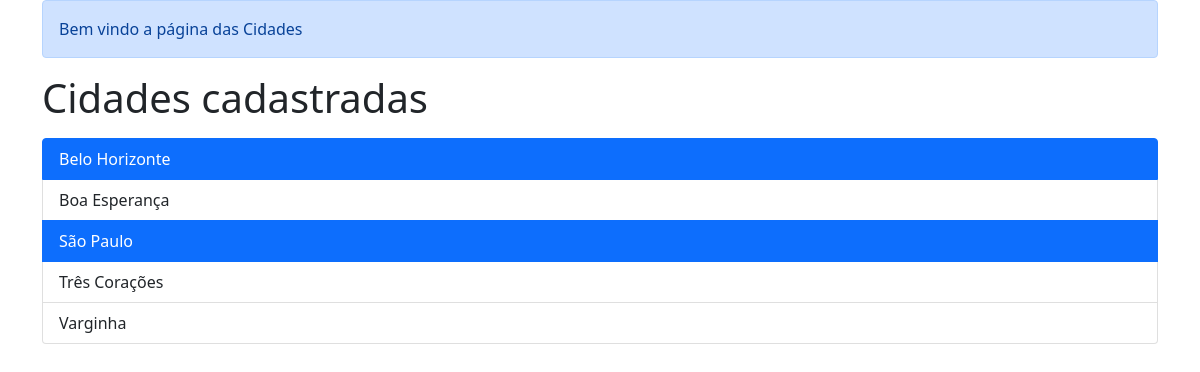
The app's page /, older data.
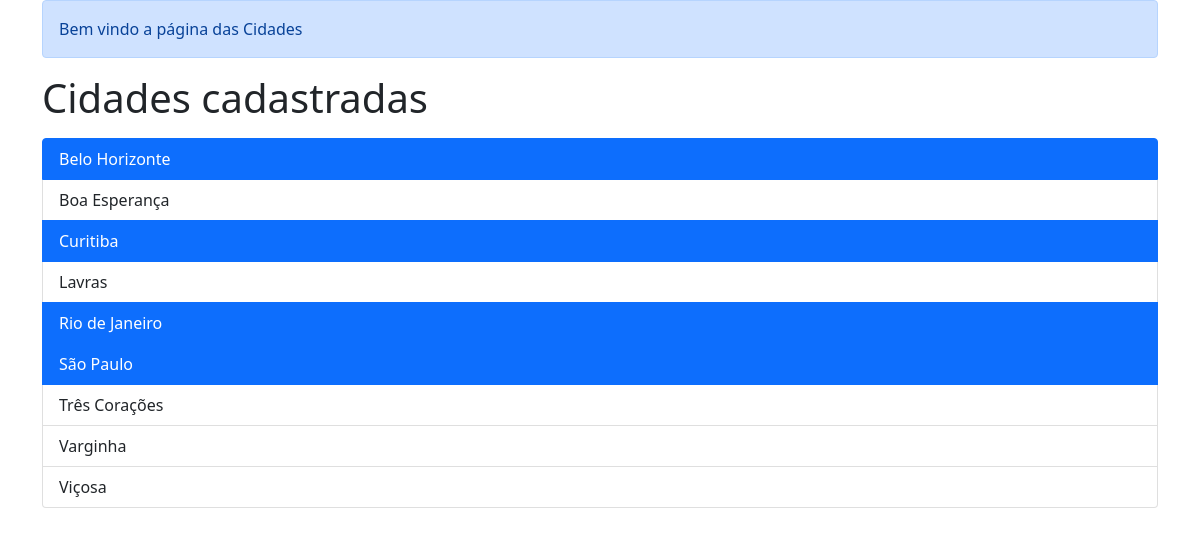
The same page, newer data.
### cadastros/models.py (models this page shows, shortened)
class Cidade(models.Model):
    estado = models.ForeignKey(Estado, on_delete=models.PROTECT, null=True, blank=False)
    nome = models.CharField(max_length=100, unique=True)
    capital = models.BooleanField(default=False, help_text=" Marcar se a cidade for capital.")
    class Meta:
        verbose_name = 'Cidade'
        verbose_name_plural = 'Cidades'

### cadastros/views.py (the view)
# urls.py: path('', CidadeList.as_view(), name='cidades-list'),
class CidadeList(CidadesBaseView):
    queryset = Cidade.objects.all().order_by('nome')
    context_object_name = 'cidades'
    template_name = 'cadastros/lista_cidades.html'

### cadastros/views.py (called while the page is built)
    def get_context_data(self, **kwargs):
        context = super().get_context_data(**kwargs)
        context['titulo'] = 'Cidades'
        return context

### cadastros/templates/cadastros/lista_cidades.html (shortened to what this page needs)
{% extends 'base.html' %}
{% block conteudo %}
<h1>Cidades cadastradas</h1>
    <ul class="list-group">
        {% for cidade in cidades %}
        <a class="list-group-item{% if cidade.capital %} active {% endif %}" href="{% url 'cidades-detalhe' cidade.id%}">{{cidade.nome}}</a>
        {% endfor %}
    </ul>
{% endblock %}

### templates/base.html (shortened to what this page needs)
<!DOCTYPE html>
<html lang="en">
<head>
    <link href="https://cdn.jsdelivr.net/npm/bootstrap@5.1.3/dist/css/bootstrap.min.css" rel="stylesheet">
</head>
<body>
<div class="container">
    <div class="alert alert-primary" role="alert">Bem vindo a página das Cidades</div>
    {% block conteudo %}
    {% endblock %}
</div>
</body>
</html>

Row changes from the older to the newer data that the page shows:
added Cidade: nome "Curitiba", capital True (drawn)
added Cidade: nome "Lavras"
added Cidade: nome "Rio de Janeiro", capital True (drawn)
added Cidade: nome "Viçosa"
